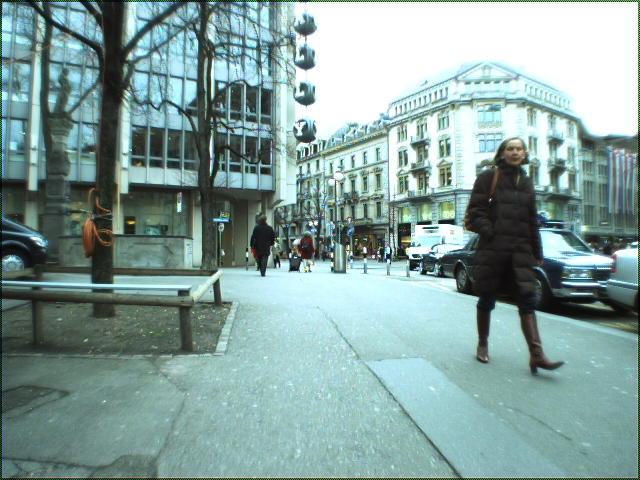
//> input picture CS3333/Assignments/Assignment 1/a1-image1.png, 640 x 480 px
$ ./Assignment1 a1-image1.png a1-image2.png   (built with g++ and OpenCV 4)
//> lines starting //> are read from the running program, lines starting //| are printed output that depends on the picture; after the words box and inside, x2 and y2 are one past the last pixel; in counts of white or black regions, pixels touching at a corner belong together
#include <opencv2/opencv.hpp>
#include <opencv2/highgui/highgui.hpp>
#include <opencv/cvaux.h>

IplImage* doPyrDown(IplImage* in) {
	//checks if the image resolutions are divisble by 2
    assert(in->width%2 == 0 && in->height%2 == 0);
    //create an image that will hold the value of the next level of the Gaussian pyramid
    IplImage* out = cvCreateImage(cvSize( in->width/2, in->height/2 ), in->depth, in->nChannels);
    //performs the Gaussian pyramid down operation
    cvPyrDown(in, out);
    return(out);
};

int main( int argc, char** argv ) {
	//creates a set of image objects that can be used to perform operations
    IplImage *img1, *img2, *img3, *img4;

    //loads the two images you'd like to compare
    img1 = cvLoadImage(argv[1]);
//> img1 is the input picture: 480 rows x 640 cols, CV_8UC3; mean B, G, R 157.3, 160.7, 133.3
    img2 = cvLoadImage(argv[2]);
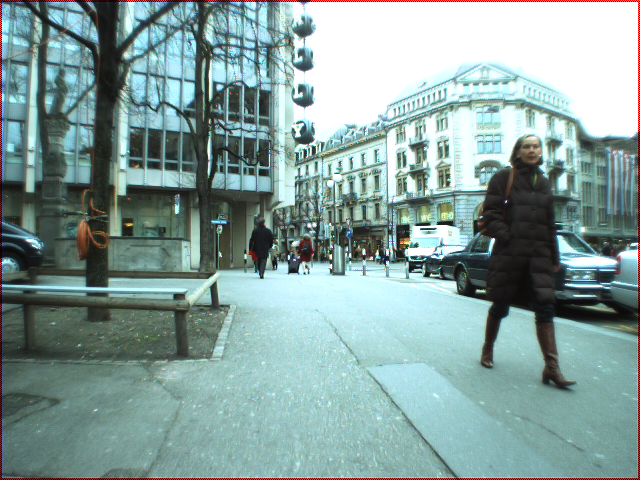
//> input picture CS3333/Assignments/Assignment 1/a1-image2.png, 640 x 480 px
//> img2 is the input picture: 480 rows x 640 cols, CV_8UC3; mean B, G, R 157.1, 160.4, 133.4

    //generates a level four Gaussian pyramid for the input images
    for (int i = 0; i < 3; i++){
        img1 = doPyrDown(img1);
        img2 = doPyrDown(img2);
    }
//> this loop made 3 passes
//> pass 1, in doPyrDown, `cvPyrDown(in, out);`:
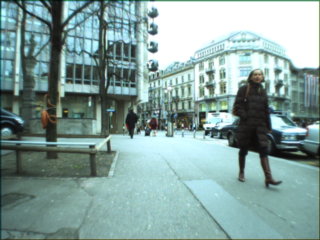
//> out: 240 rows x 320 cols, CV_8UC3; mean B, G, R 157.4, 160.7, 133.3
//> pass 1, in doPyrDown (call 2), `cvPyrDown(in, out);`:
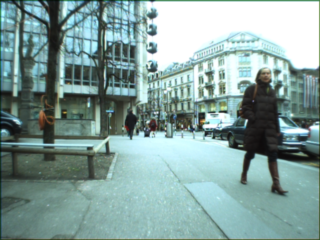
//> out: 240 rows x 320 cols, CV_8UC3; mean B, G, R 157.2, 160.5, 133.4
//> after the loop:
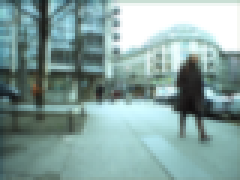
//> img1: 60 rows x 80 cols, CV_8UC3 (shown 3 times larger); mean B, G, R 158.1, 161, 133.6

    img3 = cvCreateImage(cvGetSize(img1), img1->depth, 1);
    img4 = cvCreateImage(cvGetSize(img2), img2->depth, 1);

    //generates the grayscaled images
    cvCvtColor(img1, img3 ,CV_BGR2GRAY);
    cvCvtColor(img2, img4 ,CV_BGR2GRAY);

    //computes the absolute different image from the grayscaled images
    cvAbsDiff(img3, img4, img3);
    //computes the binary image
    cvThreshold(img3, img3, 75, 255, 0);
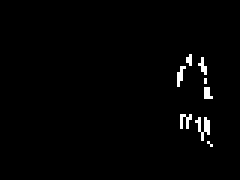
//> img3: 60 rows x 80 cols, CV_8UC1 (shown 3 times larger); 1.5% white in thin lines or dots, all inside (x1, y1, x2, y2) = (59, 18, 71, 49)

    img1 = cvLoadImage(argv[1]);
    img2 = cvCreateImage(cvGetSize(img1), img1->depth, 1);
    img4 = cvCreateImage(cvGetSize(img1), img1->depth, img1->nChannels);

    //converte the image size back to the resolution of the input images
    cvResize(img3, img2, CV_INTER_NN);
//> img2: 480 rows x 640 cols, CV_8UC1; 1.5% white; 8 white regions, largest, box (x1, y1, x2, y2) and area: (520, 312, 560, 376) 1216, (480, 304, 512, 344) 768, (472, 176, 496, 232) 704
    //dilate the image
    cvDilate(img2, img2, NULL, 25);
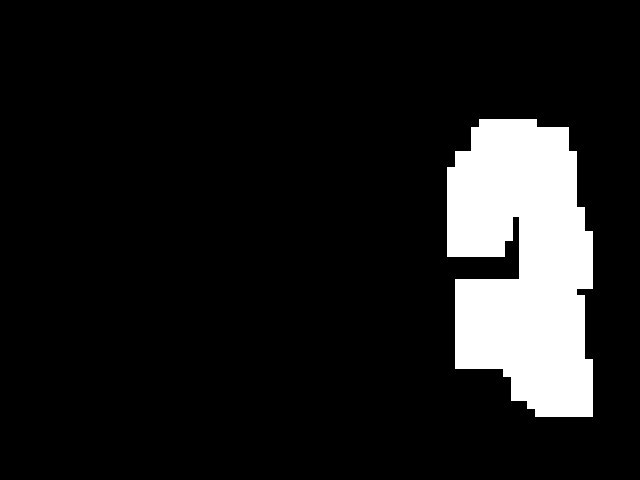
//> img2: 480 rows x 640 cols, CV_8UC1; 11% white; 1 white region, box (x1, y1, x2, y2) and area: (447, 119, 593, 417) 33828
    //copy the solution into img4 and apply the mask from img2
    cvCopy(img1, img4, img2);
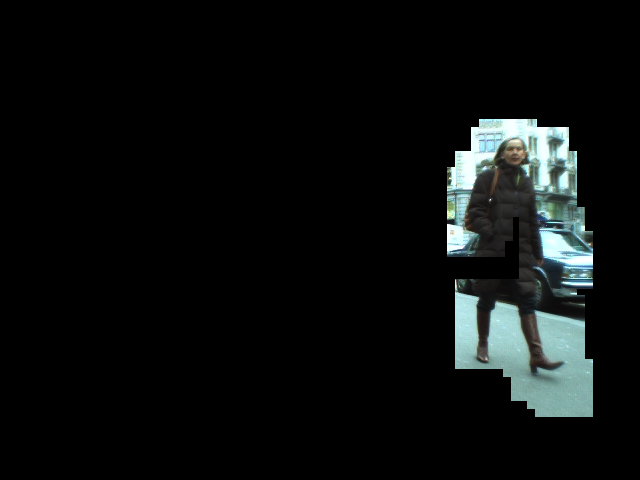
//> img4: 480 rows x 640 cols, CV_8UC3; mean B, G, R 14.7, 15, 12.3

    cvNamedWindow("Result") ;
    cvShowImage( "Result", img4 );
    cvWaitKey(0);

    //garbage collecting
    cvReleaseImage(&img1);
    cvReleaseImage(&img2);
    cvReleaseImage(&img3);
    cvReleaseImage(&img4);
    cvDestroyWindow("Result") ;
}
